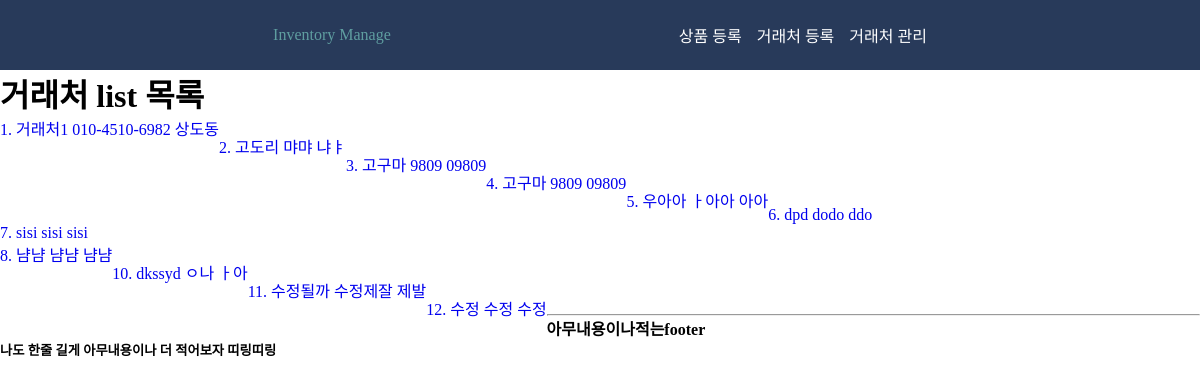
The app's page /Account_List with its own data.
### shop/models.py (models this page shows)
class Account(models.Model):
    Name = models.TextField(max_length=50)
    Call = models.TextField(max_length=50)
    Address = models.TextField(max_length=50)
    def __str__(self):
        return '{}. {} {} {}'.format(self.id, self.Name, self.Call, self.Address )

### shop/views.py (the view)
# urls.py: path('Account_List',Account_List, name='Account_List'),
def Account_List(request):
    queryset = Account.objects.all()
    context={
        'Accounts': queryset,
    }
    return render(request, 'shop/Account_List.html', context=context)

### shop/templates/shop/Account_List.html
{% extends "layout.html" %}
{% block content %}
<h1>거래처 list 목록</h1>
<ul>
    {% for account in Accounts %}
        <li><a href="{% url 'shop:Account_Detail' pk=account.pk %}">{{ account }}</a></li>
        <br/>
    {% endfor %}
</ul>
{%  endblock %}

### config/templates/layout.html (shortened to what this page needs)
<!DOCTYPE html>
<html lang="en">
<head>
</head>
<body>
<div class="nav">
<div class="nav__navbar">
    <div class="nav__column">
        <p class="mainIcon"><a href="#" target="_self">Inventory Manage</a></p>
    </div>
    <div class="nav__column">
        <ul class="nav__list">
            <li class="nav__item"><a href="#" target="_self">상품 등록</a></li>
            <li class="nav__item"><a href="#" target="_self">거래처 등록</a></li>
            <li class="nav__item"><a href="#" target="_self">거래처 관리</a></li>
        </ul>
    </div>
</div>
</div>
<div class="main">
    {% block content %}
    {% endblock %}
</div>
<div class="footer">
    <hr/>
    <h4>아무내용이나적는footer</h4>
    <h5>나도 한줄 길게 아무내용이나 더 적어보자 띠링띠링</h5>
</div>
</body>
</html>

### config/templates/layout.html (style rules this page uses)
* { margin: 0; padding: 0; }
ul { list-style:none; margin:0; padding:0; }
li { margin: 0 0 0 0; padding: 0 0 0 0; border : 0; float: left; }
a { text-decoration: none; }
.nav { display: block; background-color: rgba(40, 58, 90, 1); width: 100%; position: fixed; }
.nav .nav__navbar { display: flex; justify-content: space-evenly; text-align: center; height: 40px; padding: 15px 0; align-items: center; }
.nav__column { color: white; }
.nav__column .nav__list { display: flex; text-align: center; }
.nav__column .mainIcon > a { color : cadetblue; }
.nav__list .nav__item > a { color: white; }
.nav__list .nav__item { padding-left: 15px; }
.main { display: block; padding-top: 70px; }
.footer { display: block; }

### records on screen
Account: id+Name+Call "1. 거래처1 010-4510-6982 상도동"
Account: id+Name+Call "2. 고도리 먀먀 냐ㅑ"
Account: id+Name+Call "3. 고구마 9809 09809"
Account: id+Name+Call "4. 고구마 9809 09809"
Account: id+Name+Call "5. 우아아 ㅏ아아 아아"
Account: id+Name+Call "6. dpd dodo ddo"
Account: id+Name+Call "7. sisi sisi sisi"
Account: id+Name+Call "8. 냠냠 냠냠 냠냠"
Account: id+Name+Call "10. dkssyd ㅇ나 ㅏ아"
Account: id+Name+Call "11. 수정될까 수정제잘 제발"
Account: id+Name+Call "12. 수정 수정 수정"
